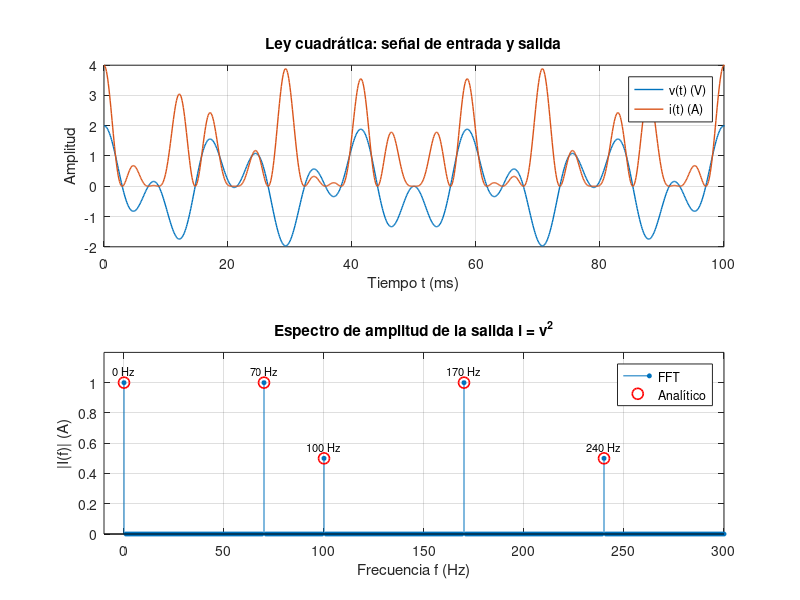

This figure's MATLAB source:
%% Tarea 1 — Punto 2a: dispositivo de ley cuadrática i = v^2
% Entrada: v(t) = cos(2*pi*50*t) + cos(2*pi*120*t)
% Se grafica la amplitud del espectro de la salida i(t) frente a la frecuencia.
%
% Resultado analítico (expandiendo v^2, identidad cos^2 a = (1 + cos 2a)/2
% y cos a cos b = [cos(a-b) + cos(a+b)]/2):
%   i(t) = 1 + cos(2*pi*70*t) + cos(2*pi*170*t)
%            + 0.5*cos(2*pi*100*t) + 0.5*cos(2*pi*240*t)
% Análogo óptico: término chi^(2) E^2 con dos frecuencias -> OR (DC), SHG
% (2f1, 2f2), SFG (f1+f2) y DFG (f2-f1). Hagan, Kik & Van Stryland,
% OSE5312 notas, ec. 15.31, p. 163.

clear; close all;

%% Parámetros de muestreo
f1 = 50;              % Hz
f2 = 120;             % Hz
fs = 10e3;            % frecuencia de muestreo (Hz), >> 2*240 Hz
T  = 1;               % duración (s): número entero de periodos de todas las componentes
N  = round(fs*T);
t  = (0:N-1)/fs;      % sin repetir el punto final -> ventana periódica exacta

%% Señales
v = cos(2*pi*f1*t) + cos(2*pi*f2*t);   % entrada (V)
i = v.^2;                               % salida (A), ley i = v^2 (coeficiente 1 A/V^2)

%% Espectro de amplitud unilateral
X = fft(i)/N;
f = (0:N/2)*fs/N;                 % resolución df = 1/T = 1 Hz
A = abs(X(1:N/2+1));
A(2:end-1) = 2*A(2:end-1);        % componentes f > 0 llevan factor 2 (DC no)

%% Valores analíticos
f_an = [0 70 100 170 240];
A_an = [1 1 0.5 1 0.5];

%% Tabla en consola
fprintf('\nPunto 2a: i = v^2\n');
fprintf('%10s %14s %14s\n', 'f (Hz)', '|I| FFT (A)', '|I| teórico (A)');
for k = 1:numel(f_an)
    [~, idx] = min(abs(f - f_an(k)));
    fprintf('%10.0f %14.6f %14.6f\n', f(idx), A(idx), A_an(k));
end

%% Figura
fig = figure('Units','centimeters','Position',[2 2 18 10],'Visible','off');
subplot(2,1,1);
plot(t*1e3, v, 'LineWidth', 1); hold on;
plot(t*1e3, i, 'LineWidth', 1);
xlim([0 100]); grid on;
xlabel('Tiempo t (ms)'); ylabel('Amplitud');
legend('v(t) (V)', 'i(t) (A)', 'Location', 'northeast');
title('Ley cuadrática: señal de entrada y salida');

subplot(2,1,2);
stem(f, A, 'filled', 'MarkerSize', 3); hold on;
plot(f_an, A_an, 'ro', 'MarkerSize', 8, 'LineWidth', 1.2);
xlim([-10 300]); ylim([0 1.2]); grid on;
xlabel('Frecuencia f (Hz)'); ylabel('|I(f)| (A)');
legend('FFT', 'Analítico', 'Location', 'northeast');
title('Espectro de amplitud de la salida i = v^2');
for k = 1:numel(f_an)
    text(f_an(k), A_an(k)+0.08, sprintf('%g Hz', f_an(k)), ...
        'HorizontalAlignment', 'center', 'FontSize', 8);
end

outdir = fullfile(fileparts(mfilename('fullpath')), 'figuras');
exportgraphics(fig, fullfile(outdir, 'punto2a_espectro.png'), 'Resolution', 200);
fprintf('Figura guardada en %s\n', fullfile(outdir, 'punto2a_espectro.png'));
